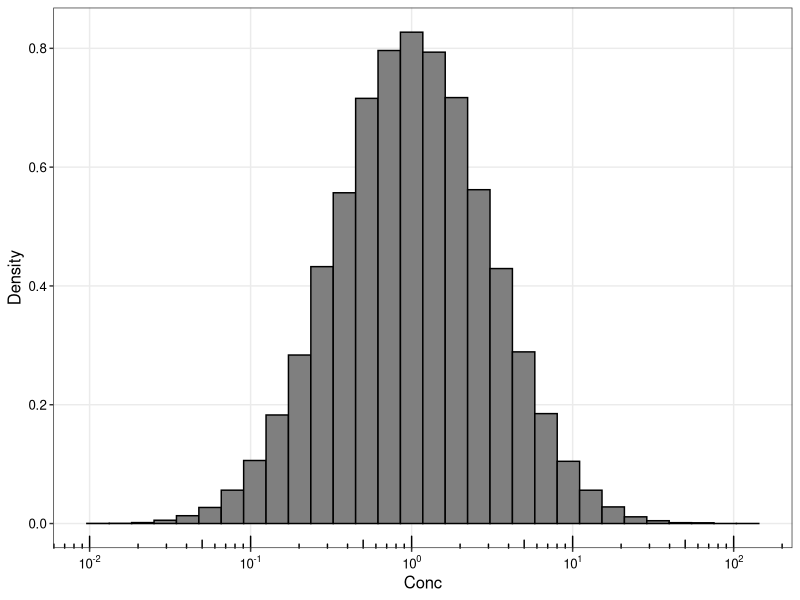
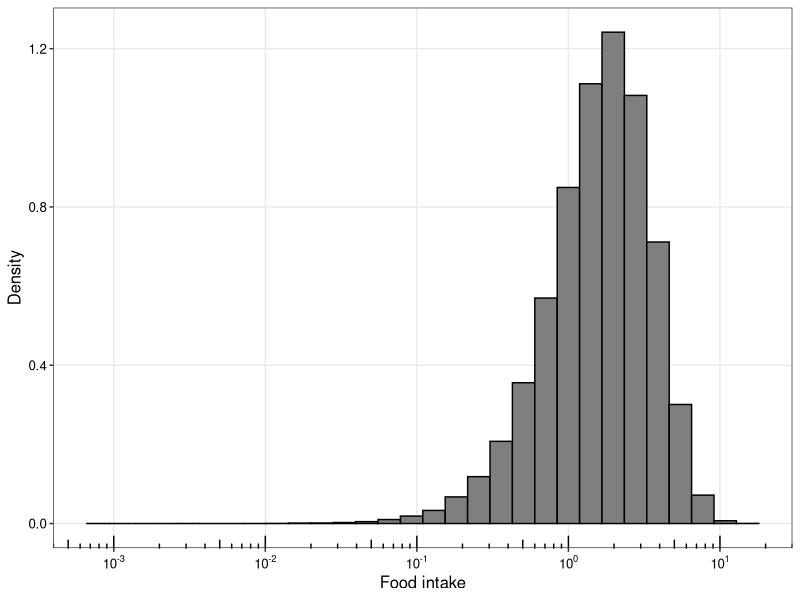
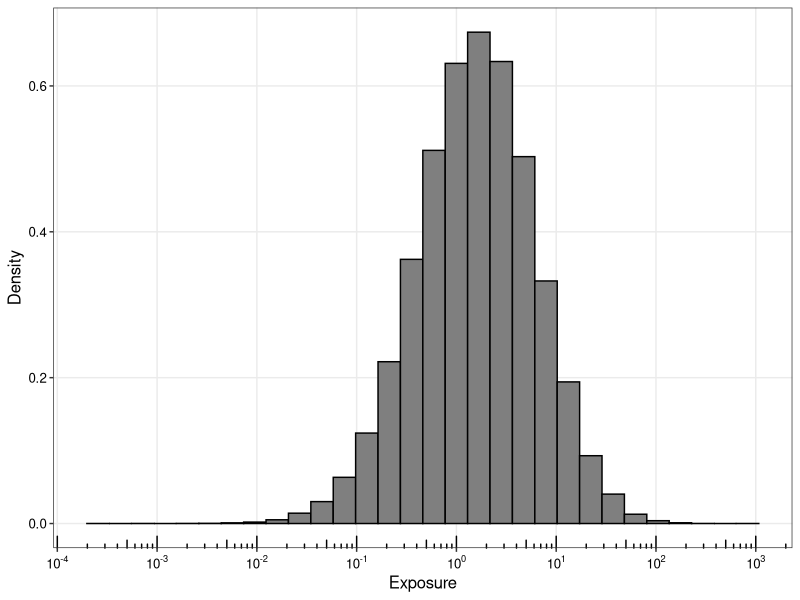
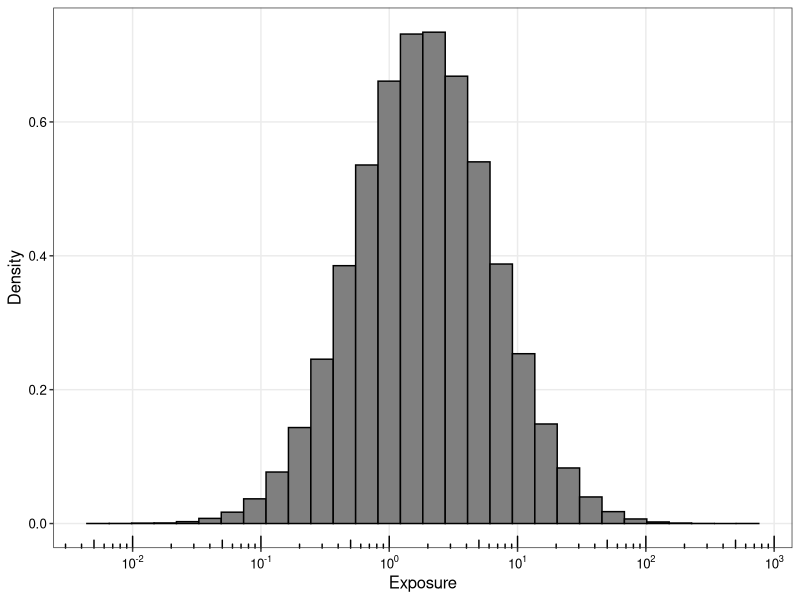

The R script that drew these images, in order:
## ---- chunk 1
knitr::opts_chunk$set(echo = TRUE)
## ---- chunk 2
library(tidyverse) 
library(scales) # 対数軸を使用する際に必要

# ggplot2の設定
theme_set(
  theme_bw() +
  theme(
    panel.grid.minor = element_line(linetype = "blank"), 
    axis.text = element_text(colour = "black"),
    legend.position="bottom",
    text=element_text(size=12)
  )
)
## ---- chunk 3
# シード値を固定
set.seed(123)

# MCSの回数を指定
N_sim <- 10^5

# ある食品(群)1のばく露量を計算するためのデータフレームを作成
df.Exp1 <- data.frame(
  ID = seq(1,N_sim, by=1),
  Conc = NA,
  Food_int = NA,
  Exposure = NA
)

# 濃度は対数正規分布を仮定する
GM <- 1
GSD <- 3
df.Exp1$Conc <- rlnorm(N_sim, meanlog = log(GM), sdlog = log(GSD))

# 喫食量はガンマ分布を仮定する
shape <- 2
rate <- 1
df.Exp1$Food_int <- rgamma(N_sim, shape = shape, rate = rate)

# ばく露量を計算する
df.Exp1$Exposure <- df.Exp1$Conc * df.Exp1$Food_int

# ヒストグラムを作図
df.Exp1 %>% ggplot(aes(x=Conc, y=..density..)) +
  geom_histogram(colour="black", fill="gray50") +
  annotation_logticks(sides = "b") + # l で左だけ，trblだと上下左右にtickが入る
  scale_x_log10( # y軸を対数軸に
    breaks = 10^(-30:7),
    labels = trans_format("log10", math_format(10^.x)) # y軸の表記を10^x
  ) +
  xlab("Conc") + ylab("Density")

df.Exp1 %>% ggplot(aes(x=Food_int, y=..density..)) +
  geom_histogram(colour="black", fill="gray50") +
  annotation_logticks(sides = "b") + # l で左だけ，trblだと上下左右にtickが入る
  scale_x_log10( # y軸を対数軸に
    breaks = 10^(-30:7),
    labels = trans_format("log10", math_format(10^.x)) # y軸の表記を10^x
  ) +
  xlab("Food intake") + ylab("Density")

df.Exp1 %>% ggplot(aes(x=Exposure, y=..density..)) +
  geom_histogram(colour="black", fill="gray50") +
  annotation_logticks(sides = "b") + # l で左だけ，trblだと上下左右にtickが入る
  scale_x_log10( # x軸を対数軸に
    breaks = 10^(-30:7),
    labels = trans_format("log10", math_format(10^.x)) # x軸の表記を10^xに
  ) +
  xlab("Exposure") + ylab("Density")

## ---- chunk 4
# ある食品(群)1のばく露量を計算するためのデータフレームを作成
df.Exp2 <- data.frame(
  ID = seq(1,N_sim, by=1),
  Conc = NA,
  Food_int = NA,
  Exposure = NA
)

# 濃度は対数正規分布を仮定する
df.Exp2$Conc <- rlnorm(N_sim, meanlog = log(0.2), sdlog = log(4))

# 喫食量はガンマ分布を仮定する
df.Exp2$Food_int <- rgamma(N_sim, shape = 1, rate = 2)

df.Exp2$Exposure <- df.Exp2$Conc * df.Exp2$Food_int

## ---- chunk 5
df.Exp_all <- data.frame(
  FG1 = df.Exp1$Exposure,
  FG2 = df.Exp2$Exposure,
  Total = NA
)

df.Exp_all$Total <- df.Exp_all$FG1 + df.Exp_all$FG2

df.Exp_all %>% ggplot(aes(x=Total, y=..density..)) +
  geom_histogram(colour="black", fill="gray50") +
  annotation_logticks(sides = "b") + # l で左だけ，trblだと上下左右にtickが入る
  scale_x_log10( # y軸を対数軸に
    breaks = 10^(-30:7),
    labels = trans_format("log10", math_format(10^.x)) # y軸の表記を10^x
  ) +
  xlab("Exposure") + ylab("Density")

write.csv(df.Exp_all, "df.Exp_all.csv")
